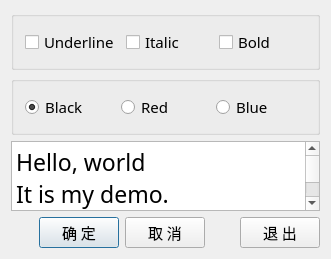
<?xml version="1.0" encoding="UTF-8"?>
<ui version="4.0">
 <class>QWDialog</class>
 <widget class="QDialog" name="QWDialog">
  <property name="geometry">
   <rect>
    <x>0</x>
    <y>0</y>
    <width>331</width>
    <height>259</height>
   </rect>
  </property>
  <property name="font">
   <font>
    <family>宋体</family>
    <pointsize>11</pointsize>
   </font>
  </property>
  <property name="windowTitle">
   <string>Dialog by Designer</string>
  </property>
  <layout class="QVBoxLayout" name="verticalLayout">
   <item>
    <widget class="QGroupBox" name="groupBox_2">
     <property name="title">
      <string/>
     </property>
     <layout class="QHBoxLayout" name="horizontalLayout_2">
      <item>
       <widget class="QCheckBox" name="chkBoxUnder">
        <property name="text">
         <string>Underline</string>
        </property>
       </widget>
      </item>
      <item>
       <widget class="QCheckBox" name="chkBoxItalic">
        <property name="text">
         <string>Italic</string>
        </property>
       </widget>
      </item>
      <item>
       <widget class="QCheckBox" name="chkBoxBold">
        <property name="text">
         <string>Bold</string>
        </property>
       </widget>
      </item>
     </layout>
    </widget>
   </item>
   <item>
    <widget class="QGroupBox" name="groupBox">
     <property name="title">
      <string/>
     </property>
     <layout class="QHBoxLayout" name="horizontalLayout_3">
      <item>
       <widget class="QRadioButton" name="rBtnBlack">
        <property name="text">
         <string>Black</string>
        </property>
        <property name="checked">
         <bool>true</bool>
        </property>
       </widget>
      </item>
      <item>
       <widget class="QRadioButton" name="rBtnRed">
        <property name="text">
         <string>Red</string>
        </property>
       </widget>
      </item>
      <item>
       <widget class="QRadioButton" name="rBtnBlue">
        <property name="text">
         <string>Blue</string>
        </property>
       </widget>
      </item>
     </layout>
    </widget>
   </item>
   <item>
    <widget class="QPlainTextEdit" name="txtEdit">
     <property name="font">
      <font>
       <pointsize>17</pointsize>
      </font>
     </property>
     <property name="plainText">
      <string>Hello, world
It is my demo.</string>
     </property>
    </widget>
   </item>
   <item>
    <spacer name="verticalSpacer">
     <property name="orientation">
      <enum>Qt::Vertical</enum>
     </property>
     <property name="sizeHint" stdset="0">
      <size>
       <width>20</width>
       <height>40</height>
      </size>
     </property>
    </spacer>
   </item>
   <item>
    <layout class="QHBoxLayout" name="horizontalLayout">
     <item>
      <spacer name="horizontalSpacer_2">
       <property name="orientation">
        <enum>Qt::Horizontal</enum>
       </property>
       <property name="sizeHint" stdset="0">
        <size>
         <width>40</width>
         <height>20</height>
        </size>
       </property>
      </spacer>
     </item>
     <item>
      <widget class="QPushButton" name="btnOK">
       <property name="text">
        <string>确 定</string>
       </property>
      </widget>
     </item>
     <item>
      <widget class="QPushButton" name="btnCancel">
       <property name="text">
        <string>取 消</string>
       </property>
      </widget>
     </item>
     <item>
      <spacer name="horizontalSpacer">
       <property name="orientation">
        <enum>Qt::Horizontal</enum>
       </property>
       <property name="sizeHint" stdset="0">
        <size>
         <width>40</width>
         <height>20</height>
        </size>
       </property>
      </spacer>
     </item>
     <item>
      <widget class="QPushButton" name="btnClose">
       <property name="text">
        <string>退 出</string>
       </property>
      </widget>
     </item>
    </layout>
   </item>
  </layout>
 </widget>
 <layoutdefault spacing="6" margin="11"/>
 <resources/>
 <connections>
  <connection>
   <sender>btnOK</sender>
   <signal>clicked()</signal>
   <receiver>QWDialog</receiver>
   <slot>accept()</slot>
   <hints>
    <hint type="sourcelabel">
     <x>121</x>
     <y>218</y>
    </hint>
    <hint type="destinationlabel">
     <x>61</x>
     <y>225</y>
    </hint>
   </hints>
  </connection>
  <connection>
   <sender>btnCancel</sender>
   <signal>clicked()</signal>
   <receiver>QWDialog</receiver>
   <slot>reject()</slot>
   <hints>
    <hint type="sourcelabel">
     <x>216</x>
     <y>218</y>
    </hint>
    <hint type="destinationlabel">
     <x>276</x>
     <y>225</y>
    </hint>
   </hints>
  </connection>
  <connection>
   <sender>btnClose</sender>
   <signal>clicked()</signal>
   <receiver>QWDialog</receiver>
   <slot>close()</slot>
   <hints>
    <hint type="sourcelabel">
     <x>365</x>
     <y>230</y>
    </hint>
    <hint type="destinationlabel">
     <x>398</x>
     <y>217</y>
    </hint>
   </hints>
  </connection>
 </connections>
</ui>
